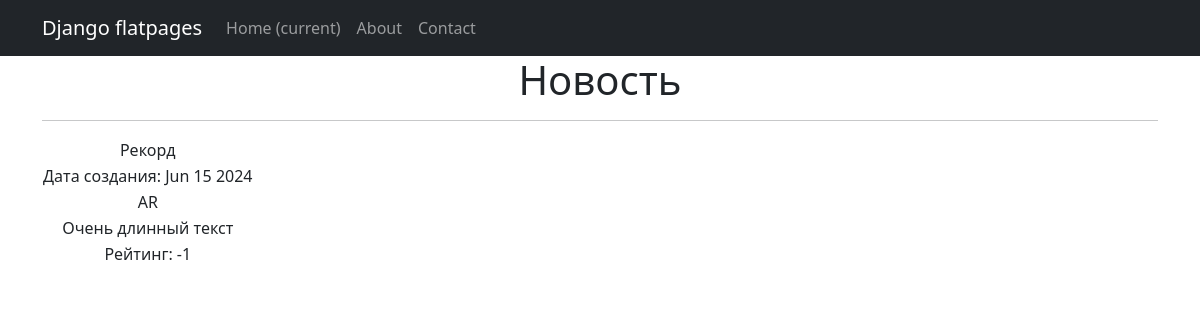
Screenshot of /news/1 with the database file from the repository.
### news/models.py (models this page shows, shortened)
class Post(models.Model):
    ARTICLE = 'AR'
    NEWS = 'NW'
    POST_TYPE = [
        (ARTICLE, 'Статья'),
        (NEWS, 'Новость')
    ]
    author = models.ForeignKey(Author, on_delete=models.CASCADE, verbose_name='Автор')
    categoryType = models.CharField(max_length=2, choices=POST_TYPE, default=ARTICLE, verbose_name='Тип')
    dateCreation = models.DateTimeField(auto_now_add=True, verbose_name='Дата создания')
    postCategory = models.ManyToManyField(Category, through='PostCategory', verbose_name='Категория')
    title = models.CharField(max_length=128, verbose_name='Заголовок')
    text = models.TextField(verbose_name='Текст')
    rating = models.SmallIntegerField(default=0, verbose_name='Рейтинг')

### news/views.py (the view)
# urls.py: path('<int:pk>', PostsDetail.as_view()),
class PostsDetail(DetailView):
    model = Post
    template_name = 'news1.html'
    context_object_name = 'news1'

### news/templatetags/custom_filters.py (called while the page is built)
@register.filter()
def censor(text):
    for bad_word in bad_words:
        if bad_word in text:
            filtered_word = bad_word[0] + "*" * (len(bad_word) - 1)
            text = text.replace(bad_word, filtered_word)
    return text

### templates/news1.html (shortened to what this page needs)
{% extends 'flatpages/default.html' %}
{% load custom_filters %}
{% block content %}
<h1>Новость</h1>
<hr>
       <table>
           <tr>
               <td>{{ news1.title|censor }}</td>
           </tr>
           <tr>
               <td>Дата создания: {{news1.dateCreation| date:'M d Y'}}</td>
           </tr>
           <tr>
               <td>{{ news1.categoryType }}</td>
           </tr>
           <tr>
               <td>{{ news1.text|censor }}</td>
           </tr>
           <tr>
               <td>Рейтинг: {{news1.rating}}</td>
           </tr>
       </table>
{% endblock content %}

### rows the page displays
Post: title|censor "Рекорд", dateCreation "Jun 15 2024", categoryType "AR", text|censor "Очень длинный текст", rating "-1"
